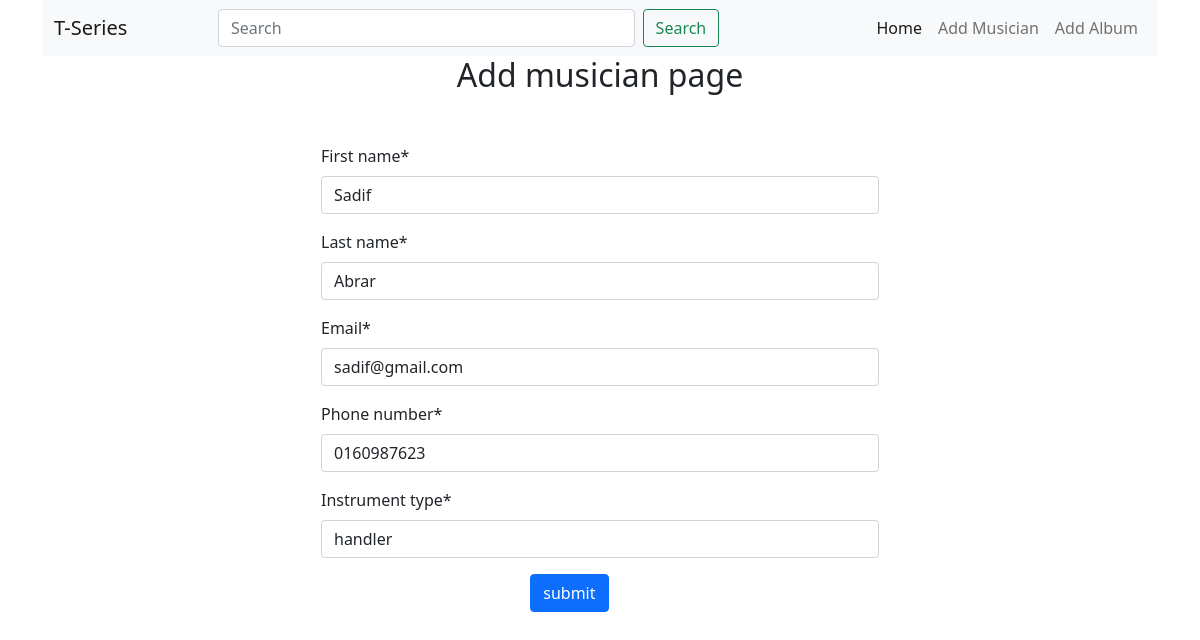
/musician/edit_musician/4, run on the app's committed database.
### musician/models.py (models this page shows, shortened)
class Musician(models.Model):
    first_name = models.CharField(max_length=100)
    last_name = models.CharField(max_length=100)
    email = models.EmailField()
    phone_number = models.CharField(max_length=20)
    instrument_type = models.CharField(max_length=100)

### musician/views.py (the view)
# urls.py: path('edit_musician/<int:id>',views.edit_musician,name='edit_musician'),
def edit_musician(request,id):
      musician=Musician.objects.get(pk=id)
      form=MusicianForm(instance=musician)
      if request.method == 'POST':
        form = MusicianForm(request.POST,instance=musician)
        if form.is_valid():
            form.save()
            return redirect('homepage')
      return render(request,'musician.html',{'musician':form})

### musician/form.py
class MusicianForm(forms.ModelForm):
    class Meta:
        model = Musician
        fields = ['first_name', 'last_name', 'email', 'phone_number', 'instrument_type']

### musician/templates/musician.html (shortened to what this page needs)
{% extends "base.html" %}
{% load crispy_forms_tags%}
{% block content %}
<h2 class="text-center">Add musician page</h2>
<form  style="width: 50%; margin:auto;margin-top: 50px;" method="post">
    {{musician | crispy}}
   <div class="w-25 m-auto "> <button class="btn btn-primary ">submit</button></div>
</form>
{% endblock content %}

### data on the page
Musician: first_name "Sadif", last_name "Abrar", email "sadif@gmail.com", phone_number "0160987623", instrument_type "handler"
